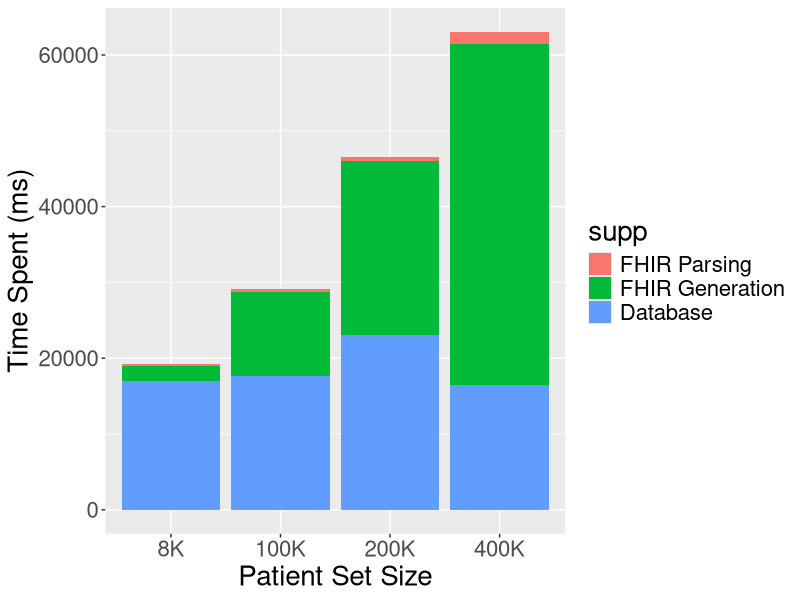
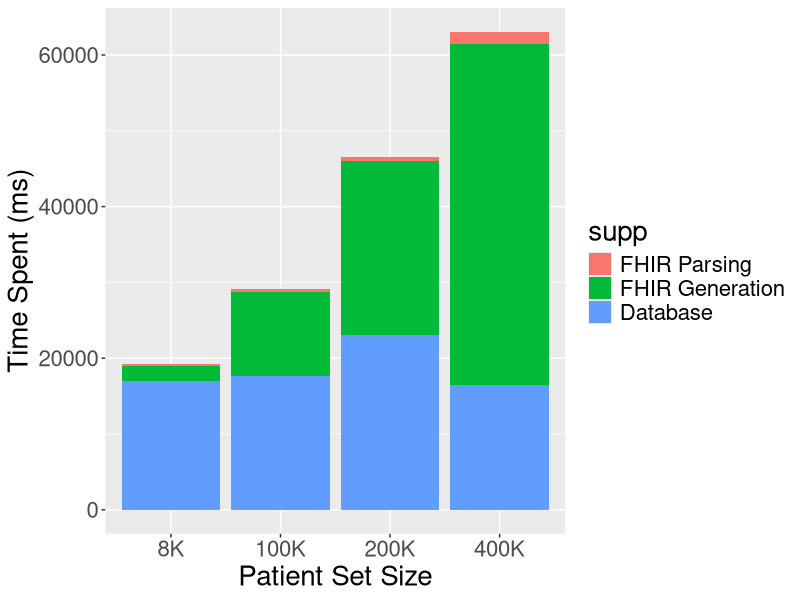

These charts were generated, in order, by the following R code:
library(ggplot2)
df2 <- data.frame(supp=rep(c("Database", "FHIR Generation", "FHIR Parsing"), each=4),
                Patient_Set_Size=rep(c("8K", "100K","200K","400K"), 3),
                Time_Spent_Seconds=c(17000, 17700, 23000, 16500,
				     2000, 11000, 23000, 45000,
				     300,400,600,1600
				     ))
print(df2)
df2$Patient_Set_Size <- factor(df2$Patient_Set_Size, levels=c("8K", "100K","200K","400K"))
df2$supp <- factor(df2$sup, levels=c("i2b2 CRC Processing",  "FHIR Parsing", "FHIR Generation", "Database" ))
ggplot(data=df2, aes(x=Patient_Set_Size, y=Time_Spent_Seconds, fill=supp)) + geom_bar(stat="identity") + xlab("Patient Set Size") + ylab("Time Spent (ms)") + theme(text = element_text(size=20))
ggsave("graph1.pdf")
